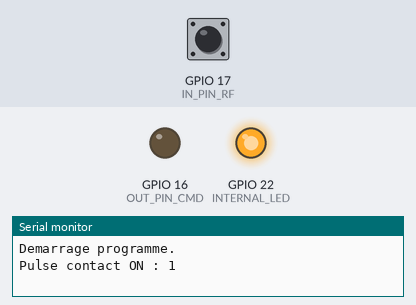
The sketch below on a simulated ESP32. On the bench: output pins drawn as LEDs (lit = HIGH), the last lines printed to the serial monitor. Dashed ring = blinking. The inputs (shaded band) are chosen by the test bench; at power-on: GPIO 17 (IN_PIN_RF) HIGH.

Above: at 1.2 s.
1.3 s: GPIO 17 (IN_PIN_RF) pulled LOW for 0.15 s
At 1.7 s:
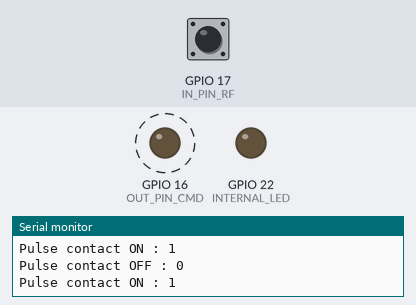
3.1 s: GPIO 17 (IN_PIN_RF) pulled LOW for 3.2 s
At 6.45 s:
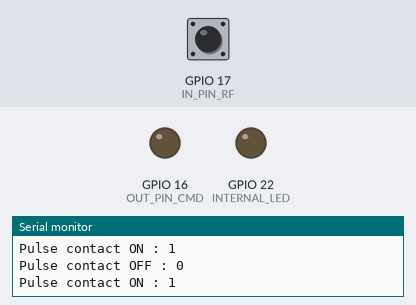
Timing chart, 0 to 8.1 s (numbered marks = the images above; inputs shaded):
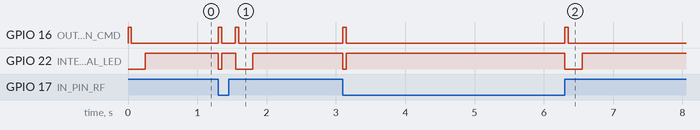

Measured:
- after the input at 1.3 s, GPIO 16 (OUT_PIN_CMD): alternates HIGH for 0.05 s and LOW for 0.20 s, 4 changes in all, then stays LOW, starting at once; GPIO 22 (INTERNAL_LED): HIGH → LOW at once, → HIGH 0.05 s later, → LOW 0.20 s later, → HIGH 0.25 s later
- after the input at 3.1 s, GPIO 16 (OUT_PIN_CMD): alternates HIGH for 0.05 s and LOW for 3.1 s, 4 changes in all, then stays LOW, starting at once; GPIO 22 (INTERNAL_LED): HIGH → LOW at once, → HIGH 0.05 s later, → LOW 3.1 s later, → HIGH 0.25 s later

The sketch:

arduino_pulse_switch.ino
```cpp
/*
   Code ouverture contact sur impulsion

   Le but est d'envoyer une impulsion à l'ouverture puis à la fermeture d'un contact
   L'interruption n'est pas utilisé
                  |-------------------------------------|
   contact   -----|                                     |-------------

                  |-----|                               |-----|
   inpulsion -----|     |-------------------------------|     |-----

   Date : 11/01/2020
   auteur : TBD

*/

/*
 * TODO :
 * - utiliser l'interruption
 * - ajouter des controles sur les variables
 */

#define IN_PIN_RF   17       //17:D3 inter mini32 ou 2 config2
#define OUT_PIN_CMD 16       //16:D4 led   mini32 ou 7 config2
#define INTERNAL_LED 22      //pin 22 internal led esp32 mini32 board (inverted)
#define DUREE_PULSE 50      //ms
#define DUREE_DEBOUNCE 200  //ms


/*
____   ____            .__      ___.   .__
\   \ /   /____ _______|__|____ \_ |__ |  |   ____   ______
 \   Y   /\__  \\_  __ \  \__  \ | __ \|  | _/ __ \ /  ___/
  \     /  / __ \|  | \/  |/ __ \| \_\ \  |_\  ___/ \___ \
   \___/  (____  /__|  |__(____  /___  /____/\___  >____  >
               \/              \/    \/          \/     \/
 */
int flip  = 0;
int etatrf = 0;
int activ_int_led_debug=1;


/*
               __
  ______ _____/  |_ __ ________
  /  ___// __ \   __\  |  \____ \
  \___ \\  ___/|  | |  |  /  |_> >
  /____  >\___  >__| |____/|   __/
     \/     \/           |__|
*/
void setup() {
  //initialisation pin ENTREE
  pinMode(IN_PIN_RF, INPUT);
  pinMode(IN_PIN_RF,INPUT_PULLUP); //evite les etat bizarre si interrupteur dessoudé ou fil flottant
  digitalWrite(IN_PIN_RF, LOW);

  //initalisation pin SORTIE
  pinMode(OUT_PIN_CMD, OUTPUT);
  digitalWrite(OUT_PIN_CMD, LOW);

  //initalisation pin SORTIE LED INTERNE (INVERSE)
  if(activ_int_led_debug==1)
  {
  pinMode(INTERNAL_LED, OUTPUT);
  digitalWrite(INTERNAL_LED, HIGH);
  }

  //Initalisation port COM
  Serial.begin(115200);

  //Verbose
  Serial.printf("Demarrage programme.\n");

}  //end SETUP


/*
  .__
  |  |   ____   ____ ______
  |  |  /  _ \ /  _ \\____ \
  |  |_(  <_> |  <_> )  |_> >
  |____/\____/ \____/|   __/
                   |__|
*/
void loop() {

  //test reel
  etatrf = digitalRead(IN_PIN_RF);

  //simulation pin uart
  if (Serial.available()!=0) {
    etatrf = (char)Serial.read();
    if (etatrf == 0x30) etatrf=0;
    if (etatrf == 0x31) etatrf=1;
  }

  //gestion pulse fermeture contact
  if (((etatrf == 1)  && (flip == 0)))
  {
    //debug port COM
    Serial.printf("Pulse contact ON : %d\n", etatrf);

    //bloque l'entree si le contact reste à 1
    flip = 1;

    //generation du pulse
    digitalWrite(OUT_PIN_CMD, HIGH);
    if(activ_int_led_debug==1){digitalWrite(INTERNAL_LED, LOW);}

    delay(DUREE_PULSE);  //en ms
    digitalWrite(OUT_PIN_CMD, LOW);
    delay(DUREE_DEBOUNCE);  //en ms
    if(activ_int_led_debug==1){digitalWrite(INTERNAL_LED, HIGH);}
  }

  //gestion pulse ouverture contact
  if (((etatrf == 0)  && (flip == 1)))
  {
    //debug port COM
    Serial.printf("Pulse contact OFF : %d\n", etatrf);

    //bloque l'entree si le contact reste à 0
    flip = 0;

    //generation du pulse
    digitalWrite(OUT_PIN_CMD, HIGH);
    if(activ_int_led_debug==1){digitalWrite(INTERNAL_LED, LOW);}
    delay(DUREE_PULSE);  //en ms
    digitalWrite(OUT_PIN_CMD, LOW);
    if(activ_int_led_debug==1){digitalWrite(INTERNAL_LED, HIGH);}
    delay(DUREE_DEBOUNCE);  //en ms
  }
}  //end LOOP
```
